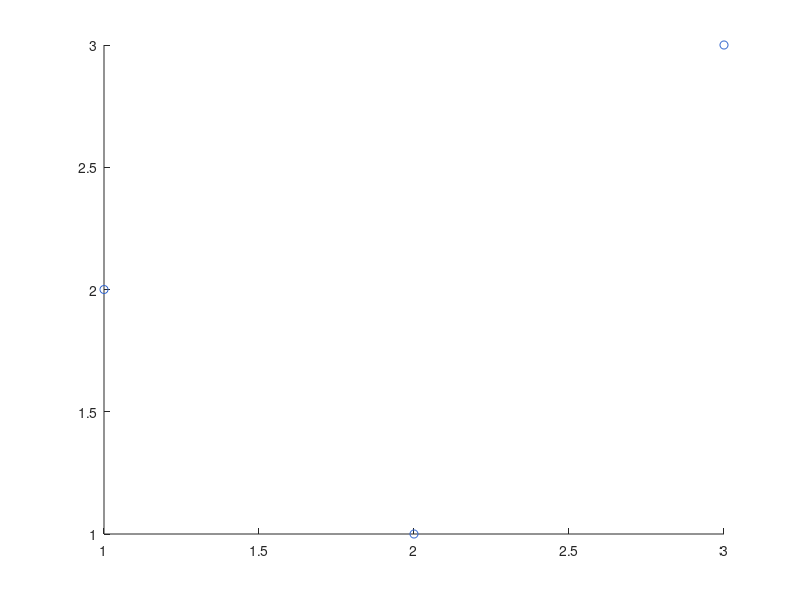
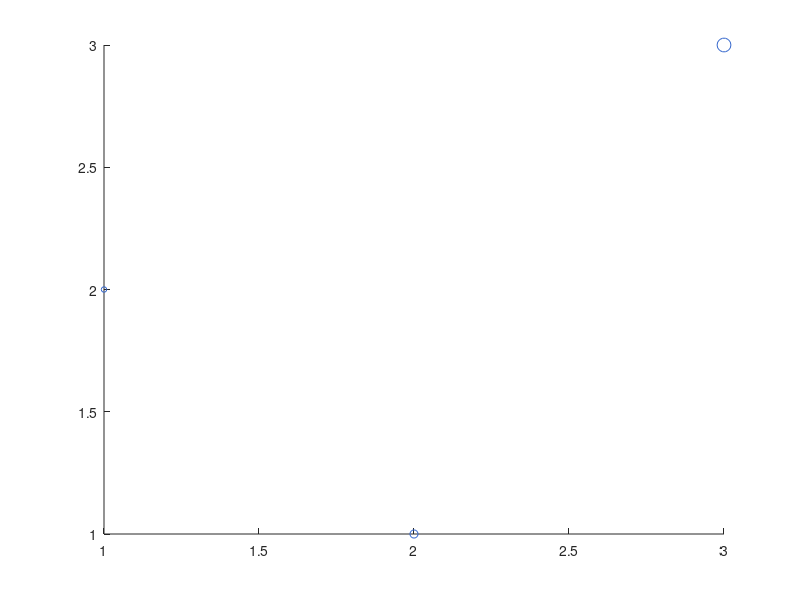
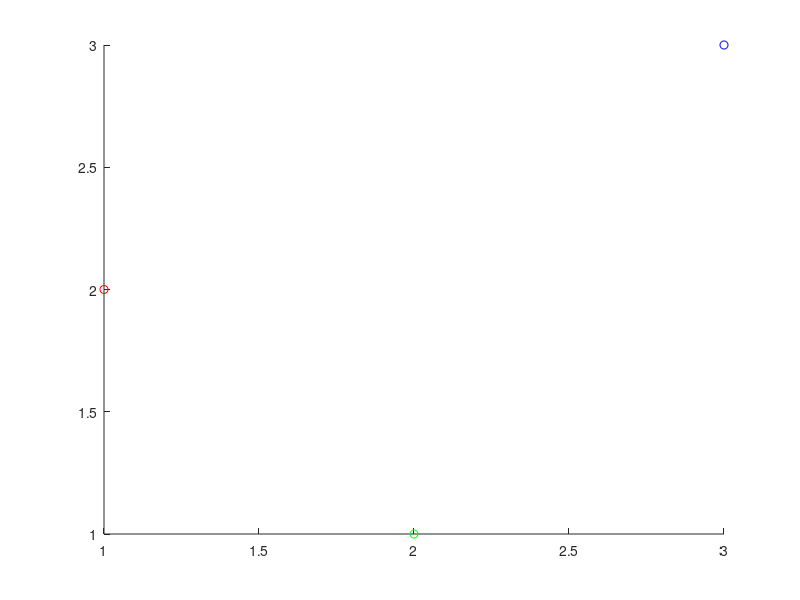
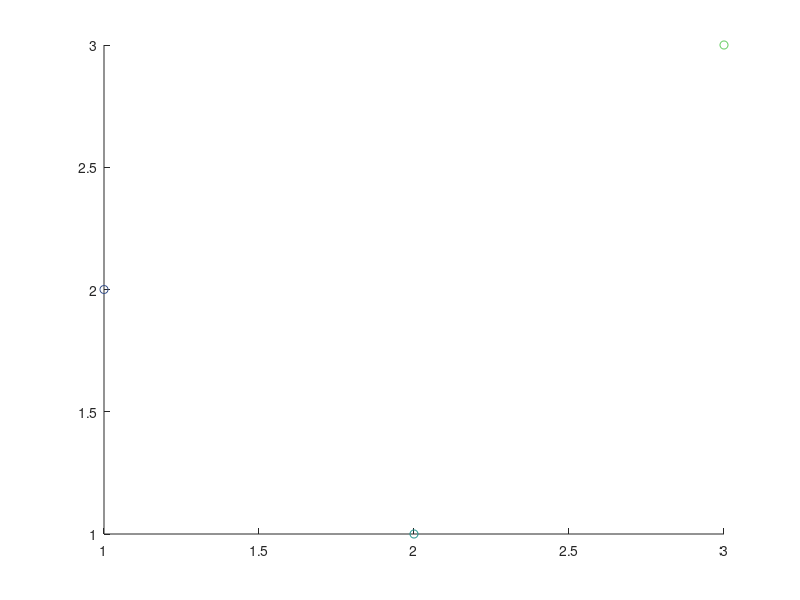

Write the MATLAB code that produced these figures, in order. (Note: this script raises an error after producing the figures.)
function summary = runM61RichScatterTests(outputDirectory)
%RUNM61RICHSCATTERTESTS Validate explicit rich 2-D scatter semantics.
    root=fileparts(fileparts(mfilename('fullpath')));addpath(fullfile(root,'src'));
    if nargin<1,outputDirectory=fullfile(root,'.audit','m61-rich-scatter');end
    if exist(outputDirectory,'dir')~=7,mkdir(outputDirectory);end
    cases={ ...
        'S01_constant_size_constant_rgb',@constantRgb; ...
        'S02_varying_sizes',@varyingSizes; ...
        'S03_per_point_rgb',@perPointRgb; ...
        'S04_scalar_mapped',@scalarMapped; ...
        'S05_scalar_colorbar',@scalarColorbar; ...
        'S06_varying_size_scalar',@varyingScalar; ...
        'S07_varying_size_rgb',@varyingRgb; ...
        'S08_legend_display_name',@legendCase; ...
        'S09_reverse_log_axes',@reverseLog; ...
        'S10_multiple_scatter',@multipleScatter; ...
        'S11_scatter_line',@scatterLine; ...
        'S12_scatter_image_shared_mapping',@scatterImage; ...
        'S13_edge_face_semantics',@edgeFace; ...
        'S14_visibility',@visibilityCase; ...
        'N01_scatter3',@rejectScatter3; ...
        'N02_nonfinite_coordinates',@rejectCoordinates; ...
        'N03_alpha',@rejectAlpha; ...
        'N04_edge_face_mode',@rejectEdgeMode; ...
        'N05_size_shape',@rejectSize; ...
        'N06_color_shape',@rejectColor; ...
        'N07_ir_dimensionality',@rejectIrCoordinates; ...
        'N08_color_scale',@rejectColorScale; ...
        'J01_json_replay_modes',@jsonReplay; ...
        'J02_old_v2_scatter',@oldV2; ...
        'D01_determinism',@determinism; ...
        'L01_figure_lifecycle',@lifecycle; ...
        'P01_publication_85',@()profileWidth('single-column'); ...
        'P02_publication_170',@()profileWidth('double-column'); ...
        'X01_10k_scale',@scaleCase};
    rows=cell(size(cases,1),4);failures=0;
    for k=1:size(cases,1)
        try,detail=cases{k,2}();status='PASS';
        catch err,status='FAIL';failures=failures+1;detail=[identifier(err) ': ' oneLine(err.message)];end
        rows(k,:)={cases{k,1},status,detail,'m6.1'};
    end
    resultPath=fullfile(outputDirectory,'m61-rich-scatter-results.tsv');writeRows(resultPath,rows);
    summary=struct('tests',size(rows,1),'failures',failures,'resultPath',resultPath);
    if failures,fprintf(2,'%s',fileread(resultPath));error('M2T:M61RichScatterTestsFailed','%d M6.1 tests failed.',failures);end

    function d=constantRgb(),[f,~,c]=figureWithScatter(36,[.2 .4 .8],{});s=readSeries(f);assert(strcmp(s.sizeMode,'constant')&&strcmp(s.colorMode,'constant_rgb')&&s.markerSize==6);d='constant marker area and RGB preserved';clear c;end
    function d=varyingSizes(),[f,~,c]=figureWithScatter([16 36 100],[.2 .4 .8],{});s=readSeries(f);assert(strcmp(s.sizeMode,'per_point')&&isequal(s.markerSize,[4 6 10]));d='SizeData area converted to diameter by sqrt';clear c;end
    function d=perPointRgb(),[f,~,c]=figureWithScatter(36,[1 0 0;0 1 0;0 0 1],{});s=readSeries(f);assert(strcmp(s.colorMode,'per_point_rgb')&&isequal(s.colorData,[1 0 0;0 1 0;0 0 1]));d='N-by-3 RGB preserved';clear c;end
    function d=scalarMapped(),[f,a,c]=figureWithScatter(36,[10;20;30],{});caxis(a,[0 40]);s=readSeries(f);ir=m2t2.reader.readFigure(f);assert(strcmp(s.colorMode,'scalar_mapped')&&isequal(s.colorData,[10 20 30])&&isequal(ir.axes{1}.colorMapping.limits,[0 40]));d='scalar point meta and CLim preserved';clear c;end
    function d=scalarColorbar(),[f,a,c]=figureWithScatter(36,[10;20;30],{'filled'});caxis(a,[0 40]);cb=colorbar(a);ylabel(cb,'response');ir=m2t2.reader.readFigure(f);element=ir.elements{1};assert(numel(ir.elements)==1&&strcmp(element.kind,'m2t2.colorbar')&&isequal(element.limits,[0 40])&&strcmp(element.label.value,'response')&&strcmp(element.orientation,'vertical'));d='scalar scatter preserves ColorbarIR limits, label, and orientation';clear c;end
    function d=varyingScalar(),[f,~,c]=figureWithScatter([16 36 100],[10;20;30],{'filled'});s=readSeries(f);assert(strcmp(s.sizeMode,'per_point')&&strcmp(s.colorMode,'scalar_mapped'));writeTex('varying-scalar',f);d='varying diameter plus scalar metadata';clear c;end
    function d=varyingRgb(),[f,~,c]=figureWithScatter([16 36 100],[1 0 0;0 1 0;0 0 1],{'filled'});s=readSeries(f);assert(strcmp(s.sizeMode,'per_point')&&strcmp(s.colorMode,'per_point_rgb'));writeTex('varying-rgb',f);d='varying diameter plus explicit RGB';clear c;end
    function d=legendCase(),[f,a,c]=figureWithScatter(36,[.2 .4 .8],{'DisplayName','Measurements'});legend(a,'show');ir=m2t2.reader.readFigure(f);assert(ir.axes{1}.legend.visible&&strcmp(ir.axes{1}.legend.entries{1}.text.value,'Measurements'));d='DisplayName and legend ownership preserved';clear c;end
    function d=reverseLog(),[f,a,c]=figureWithScatter(36,[.2 .4 .8],{});set(a,'XScale','log','YDir','reverse');set(findobj(a,'Type','scatter'),'XData',[1 10 100]);ir=m2t2.reader.readFigure(f);assert(strcmp(ir.axes{1}.xscale,'log')&&strcmp(ir.axes{1}.ydirection,'reverse'));d='axes transforms remain axes semantics';clear c;end
    function d=multipleScatter(),f=figure('Visible','off');c=onCleanup(@()closeFigure(f));a=axes('Parent',f);hold(a,'on');scatter(a,1:3,[1 2 3],36,[1 0 0]);scatter(a,1:3,[3 2 1],64,[0 0 1]);ir=m2t2.reader.readFigure(f);assert(numel(ir.axes{1}.series)==2);d='series order preserved';clear c;end
    function d=scatterLine(),[f,a,c]=figureWithScatter(36,[.2 .4 .8],{});hold(a,'on');plot(a,1:3,[3 2 1]);ir=m2t2.reader.readFigure(f);assert(numel(ir.axes{1}.series)==2);d='scatter and line coexist';clear c;end
    function d=scatterImage(),f=figure('Visible','off');c=onCleanup(@()closeFigure(f));a=axes('Parent',f);imagesc(a,[1 2;3 4]);hold(a,'on');scatter(a,[1 2],[1 2],36,[1;4],'filled');caxis(a,[0 5]);colorbar(a);ir=m2t2.reader.readFigure(f);assert(numel(ir.axes{1}.series)==2&&numel(ir.elements)==1);tex=m2t2.render.renderPgfplots(ir,true);assert(has(tex,'point meta min=0')&&has(tex,'colormap name='));d='image and scatter share axes color mapping';clear c;end
    function d=edgeFace(),[f,~,c]=figureWithScatter(36,[1 0 0;0 1 0;0 0 1],{'filled','MarkerEdgeColor',[.1 .1 .1]});s=readSeries(f);assert(strcmp(s.edgeMode,'constant')&&strcmp(s.faceMode,'data')&&isequal(s.edgeColor,[.1 .1 .1]));d='constant edge and data-driven filled face preserved';clear c;end
    function d=visibilityCase(),[f,~,c]=figureWithScatter(36,[.2 .4 .8],{'Visible','off'});assert(~readSeries(f).visible);d='series visibility preserved';clear c;end
    function d=rejectScatter3(),f=figure('Visible','off');c=onCleanup(@()closeFigure(f));h=scatter3(1:3,1:3,1:3);expect(@()m2t2.reader.readScatter(h,'scatter'),'M2T2:E045:UnsupportedScatterDimensionality');d='2-D scatter reader rejects Z data precisely';clear c;end
    function d=rejectCoordinates(),[f,~,c,h]=figureWithScatter(36,[.2 .4 .8],{});set(h,'XData',[1 NaN 3]);expect(@()m2t2.reader.readFigure(f),'M2T2:E040:MalformedScatterData');d='nonfinite coordinates rejected';clear c;end
    function d=rejectAlpha(),[f,~,c,h]=figureWithScatter(36,[.2 .4 .8],{});try,set(h,'MarkerEdgeAlpha',.5);catch,d='runtime exposes no marker-alpha capability; alpha input is not constructible';clear c;return;end;expect(@()m2t2.reader.readFigure(f),'M2T2:E043:UnsupportedScatterTransparency');d='nonopaque marker alpha rejected';clear c;end
    function d=rejectEdgeMode(),[f,~,c,h]=figureWithScatter(36,[.2 .4 .8],{});set(h,'MarkerFaceColor','auto');expect(@()m2t2.reader.readFigure(f),'M2T2:E044:UnsupportedScatterMarkerStyle');d='unsupported automatic face mode rejected';clear c;end
    function d=rejectSize(),[f,~,c,h]=figureWithScatter(36,[.2 .4 .8],{});if strcmp(get(h,'Type'),'hggroup'),ir=scatterIr('constant_rgb','per_point');ir.axes{1}.series{1}.markerSize=[2 3];expect(@()m2t2.ir.validate(ir),'M2T2:E003:InvalidIR');d='gnuplot rejects malformed SizeData during mutation; normalized cardinality is rejected';clear c;return;end;set(h,'SizeData',[2 3]);expect(@()m2t2.reader.readFigure(f),'M2T2:E041:UnsupportedScatterSize');d='malformed SizeData cardinality rejected precisely';clear c;end
    function d=rejectColor(),[f,~,c,h]=figureWithScatter(36,[1 0 0;0 1 0;0 0 1],{'filled'});set(h,'CData',[2 0 0;0 1 0;0 0 1]);expect(@()m2t2.reader.readFigure(f),'M2T2:E042:UnsupportedScatterColor');d='out-of-range active RGB CData rejected precisely';clear c;end
    function d=rejectIrCoordinates(),ir=scatterIr('constant_rgb','constant');ir.axes{1}.series{1}.x(2)=Inf;expect(@()m2t2.ir.validate(ir),'M2T2:E003:InvalidIR');d='invalid normalized coordinates rejected';end
    function d=rejectColorScale(),[f,a,c]=figureWithScatter(36,[10;20;30],{'filled'});try,set(a,'ColorScale','log');catch,d='runtime has no nonlinear ColorScale capability';clear c;return;end;expect(@()m2t2.reader.readFigure(f),'M2T2:E046:UnsupportedScatterColorMapping');d='nonlinear scalar mapping rejected precisely';clear c;end
    function d=jsonReplay(),modes={{'constant_rgb','constant'},{'constant_rgb','per_point'},{'per_point_rgb','constant'},{'per_point_rgb','per_point'},{'scalar_mapped','constant'},{'scalar_mapped','per_point'}};for q=1:numel(modes),ir=scatterIr(modes{q}{1},modes{q}{2});a=m2t2.render.renderPgfplots(ir,true);b=m2t2.render.renderPgfplots(m2t2.ir.fromJson(jsonencode(ir)),true);assert(strcmp(a,b));end;d='six explicit size/color mode combinations replay byte-identically';end
    function d=oldV2(),ir=scatterIr('constant_rgb','constant');s=ir.axes{1}.series{1};s=rmfield(s,{'colorMode','colorData','sizeMode','edgeMode','edgeColor','faceMode','faceColor'});ir.axes{1}.series={s};decoded=m2t2.ir.fromJson(jsonencode(ir));assert(strcmp(decoded.axes{1}.series{1}.colorMode,'constant_rgb'));d='pre-M6.1 v2 scatter defaults remain readable';end
    function d=determinism(),ir=scatterIr('per_point_rgb','per_point');j1=jsonencode(ir);j2=jsonencode(ir);t1=m2t2.render.renderPgfplots(ir,true);t2=m2t2.render.renderPgfplots(ir,true);assert(strcmp(j1,j2)&&strcmp(t1,t2));d='IR JSON, point order, color order, size order, and TeX stable';end
    function d=lifecycle(),[f,a,c,h]=figureWithScatter([16 36 100],[10;20;30],{'filled','DisplayName','Stable'});cb=colorbar(a);before={get(h,'XData'),get(h,'YData'),get(h,'SizeData'),get(h,'CData'),get(h,'Marker'),get(h,'MarkerEdgeColor'),get(h,'MarkerFaceColor'),get(a,'CLim'),colormap(a),get(cb,'Visible'),get(h,'Visible'),get(a,'XLim'),get(f,'Visible')};m2t2.reader.readFigure(f);after={get(h,'XData'),get(h,'YData'),get(h,'SizeData'),get(h,'CData'),get(h,'Marker'),get(h,'MarkerEdgeColor'),get(h,'MarkerFaceColor'),get(a,'CLim'),colormap(a),get(cb,'Visible'),get(h,'Visible'),get(a,'XLim'),get(f,'Visible')};assert(isequaln(before,after));d='reader leaves caller scatter, axes, colormap, colorbar, and figure unchanged';clear c;end
    function d=profileWidth(width),ir=scatterIr('scalar_mapped','per_point');before=ir.axes{1}.series{1}.markerSize;t=m2t.profile.apply(ir,m2t.profile.publication(),width);assert(t.success&&isequal(t.ir.axes{1}.series{1}.markerSize,before));d=[width ' preserves relative marker sizes'];end
    function d=scaleCase(),n=10000;ir=scatterIr('scalar_mapped','constant');s=ir.axes{1}.series{1};s.x=linspace(0,100,n);s.y=sin(s.x/5);s.colorData=cos(s.x/11);ir.axes{1}.series={s};tic;m2t2.ir.validate(ir);readSeconds=toc;tic;tex=m2t2.render.renderPgfplots(ir,true);renderSeconds=toc;bytes=numel(unicode2native(tex,'UTF-8'));m2t.internal.writeTextFile(fullfile(outputDirectory,'performance-10k.tex'),tex);fid=fopen(fullfile(outputDirectory,'performance.tsv'),'wb');cl=onCleanup(@()fclose(fid));fprintf(fid,'points\tir_seconds\trender_seconds\ttex_bytes\n%d\t%.6f\t%.6f\t%d\n',n,readSeconds,renderSeconds,bytes);clear cl;assert(bytes>n*10);d=sprintf('%d scalar-mapped points, IR %.3fs, TeX %.3fs, %d bytes',n,readSeconds,renderSeconds,bytes);end

    function writeTex(name,f),ir=m2t2.reader.readFigure(f);m2t.internal.writeTextFile(fullfile(outputDirectory,[name '.tex']),m2t2.render.renderPgfplots(ir,true));end
end

function [f,a,c,h]=figureWithScatter(sizeData,colorData,args),f=figure('Visible','off');c=onCleanup(@()closeFigure(f));a=axes('Parent',f);h=scatter(a,1:3,[2 1 3],sizeData,colorData,args{:});end
function s=readSeries(f),ir=m2t2.reader.readFigure(f);s=ir.axes{1}.series{1};end
function ir=scatterIr(colorMode,sizeMode),s=m2t2.ir.makeScatterSeries();s.x=[1 2 3];s.y=[2 1 3];s.color=[.2 .4 .8];s.edgeColor=s.color;if strcmp(sizeMode,'per_point'),s.sizeMode='per_point';s.markerSize=[4 6 10];end;if strcmp(colorMode,'per_point_rgb'),s.colorMode=colorMode;s.colorData=[1 0 0;0 1 0;0 0 1];s.edgeMode='data';elseif strcmp(colorMode,'scalar_mapped'),s.colorMode=colorMode;s.colorData=[10 20 30];s.edgeMode='none';s.faceMode='data';end;a=m2t2.ir.makeAxes();a.xlim=[0 4];a.ylim=[0 4];a.colorMapping.limits=[0 40];a.series={s};ir=m2t2.ir.makeFigure({a});ir.size=[100 65];end
function expect(fn,id),caught=false;try,fn();catch err,caught=strcmp(err.identifier,id);end;assert(caught);end
function writeRows(path,rows),fid=fopen(path,'wb');c=onCleanup(@()fclose(fid));fprintf(fid,'case\tstatus\tdetail\tlayer\n');for k=1:size(rows,1),fprintf(fid,'%s\t%s\t%s\t%s\n',rows{k,:});end;clear c;end
function value=identifier(err),value=err.identifier;if isempty(value),value='<none>';end,end
function value=oneLine(value),value=regexprep(value,'[\r\n\t]+',' ');end
function yes=has(value,fragment),yes=~isempty(strfind(value,fragment));end
function closeFigure(f),if ~isempty(f)&&ishandle(f),close(f);end,end
